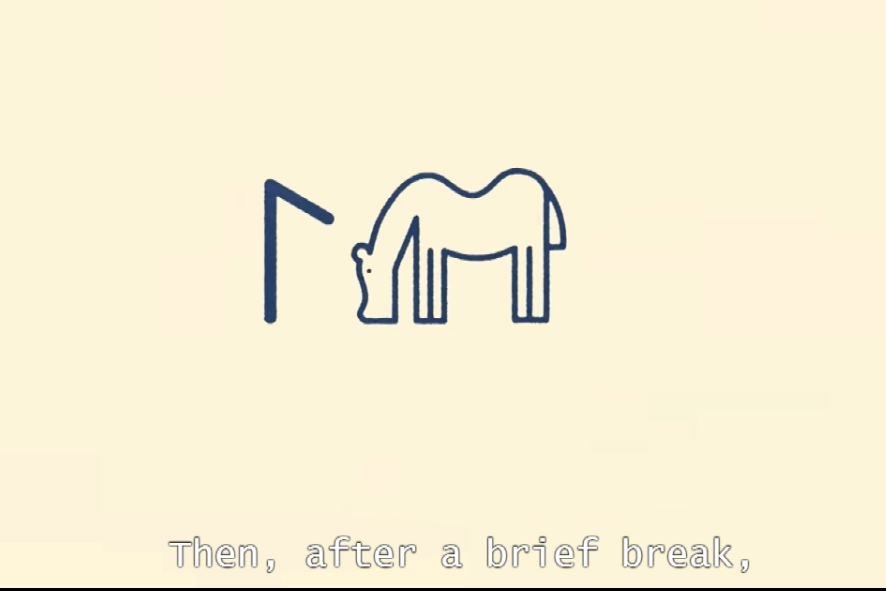
#> input picture image.png, 886 x 591 px, given in place of Project Video.mp4, which was not available
$ python finally_apply_on_video_2.py
#> lines starting #> are read from the running program, lines starting #| are printed output that depends on the picture; after the words box and inside, x2 and y2 are one past the last pixel; in counts of white or black regions, pixels touching at a corner belong together; pictures that were not available may be replaced by others from this repository, and a replacement may not be noted
import cv2
import numpy as np
import scipy.ndimage as nd
import matplotlib.pyplot as plt

x_start_seg_part, y_start_seg_part, x_end_seg, y_end_seg =[2,600,2000,750]

def click_event(event, x, y, flags, param):
    if event == cv2.EVENT_LBUTTONDOWN:
        print("Position (x, y):", x, y)
        return(x,y)

def preprocess_frame(frame):
    thresh = cv2.adaptiveThreshold(frame, 255, cv2.ADAPTIVE_THRESH_MEAN_C,
                                    cv2.THRESH_BINARY,7, 2)
    kernel_opening = np.ones((5, 5), np.uint8)
    kernel_closing = np.ones((2, 2), np.uint8)

    opening = cv2.morphologyEx(thresh, cv2.MORPH_OPEN, kernel_opening, iterations=1)
    closing = cv2.morphologyEx(opening, cv2.MORPH_CLOSE, kernel_closing, iterations=2)

    return closing

def detect_(frame):
    # Convert frame to grayscale
    gray = cv2.cvtColor(frame, cv2.COLOR_BGR2GRAY)

    # Opening_Closing seperation
    closing=preprocess_frame(gray)
    edges = closing - gray

    edges = np.where(edges >= 50, 255, 0).astype(np.uint8)

    # Set the red channel to 255 where edges are detected (making white pixels red)
    edges[:, 0] = np.where(edges == 255, 255, 0)

    # Set the green channel to 255 where edges are detected (making white pixels green)
    edges[:, :, 1] = np.where(edges == 255, 255, 0)

    # Set the blue channel to 0 (no blue component)
    edges[:, :, 2] = 0

    # #----------------------------------------------------------------------------------
    # Create an empty RGBA frame with the same dimensions
    rgba_frame = np.zeros((frame.shape[0], frame.shape[1], 4), dtype=np.uint8)

    # Copy the RGB channels to the RGBA frame
    rgba_frame[:, :, :3] = frame

    # Set the alpha channel to fully opaque (255) for all pixels
    rgba_frame[:, :, 3] = 255
    #----------------------------------------------------------------------------------

    contours, _ = cv2.findContours(closing, cv2.RETR_TREE, cv2.CHAIN_APPROX_SIMPLE)
    coordinates= []

    # Get coordinates
    for contour in contours:
        # Get bounding box for each contour
        x, y, w, h = cv2.boundingRect(contour)

        # Check if the bounding box is within the specified region
        if x >= x_start_seg_part and y >= y_start_seg_part and (x + w) <= x_end_seg and (y + h) <= y_end_seg:
            coordinates.append([x, y, w, h])

            # Draw a rectangle around the object
            # cv2.rectangle(rgba_frame + rgba_image, (x, y), (x + w, y + h), (0, 150, 0), 4)
            cv2.rectangle(edges, (x, y), (x + w, y + h), (0, 150, 0), 4)

    # return rgba_frame + rgba_image, coordinates
    return rgba_image, coordinates


#-------------------------------------------
#-------------------Main--------------------
cap = cv2.VideoCapture('Project Video.mp4')
while True:
    ret, frame = cap.read()
#> frame is the input picture: shape (591, 886, 3); mean B, G, R 213.6, 239.5, 247.2
    if not ret:
        break


    detected_image , cordinates=detect_(frame)
#> in detect_, `gray = cv2.cvtColor(frame, cv2.COLOR_BGR2GRAY)`:
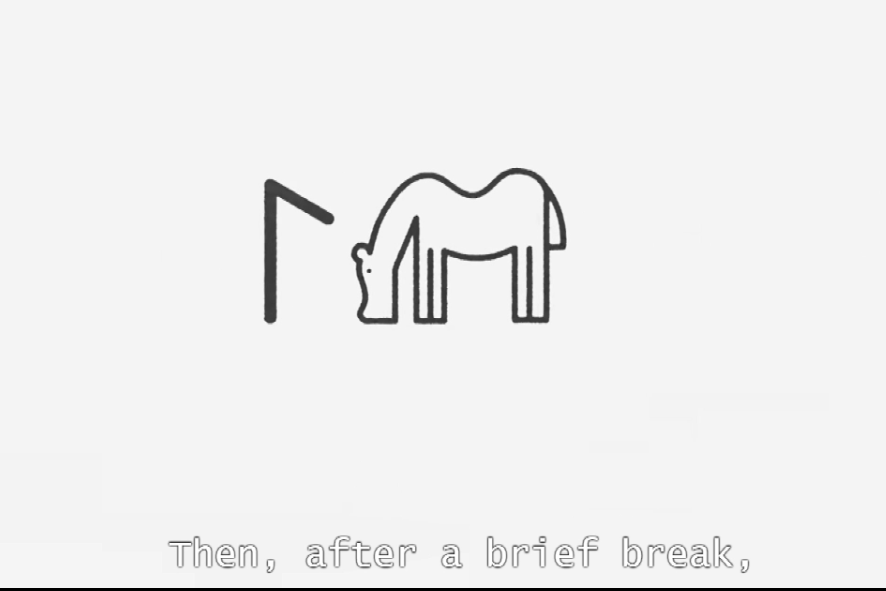
#> gray: shape (591, 886); min 0, max 255, mean 238.7
#> in preprocess_frame, `thresh = cv2.adaptiveThreshold(frame, 255, cv2.ADAPTIVE_THRESH_MEAN_C,..`:
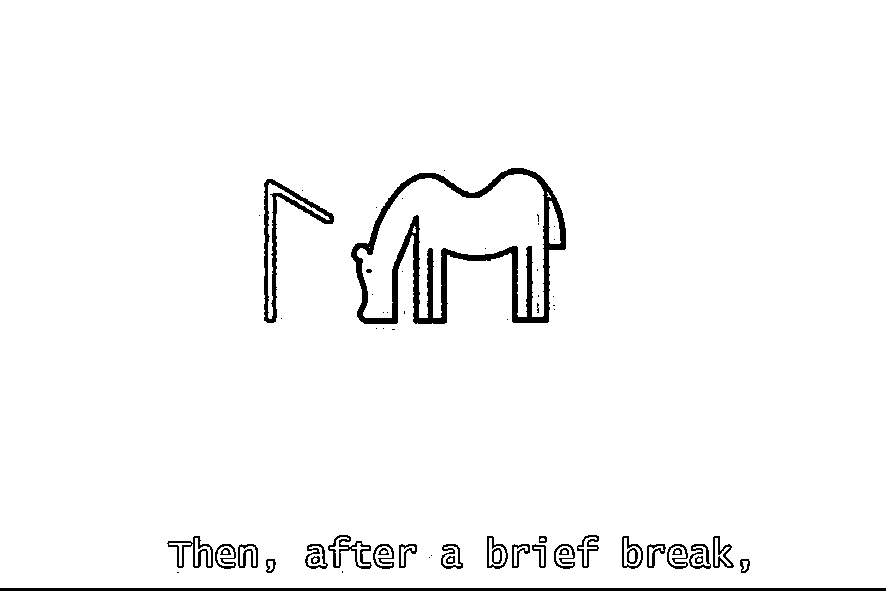
#> thresh: shape (591, 886); 97% white; 64 black regions (30 under 20 px), largest, box (x1, y1, x2, y2) and area: (351, 168, 566, 324) 6795, (0, 588, 886, 591) 2658, (264, 179, 334, 323) 1700
#> in preprocess_frame, `opening = cv2.morphologyEx(thresh, cv2.MORPH_OPEN, kernel_opening, ite..`:
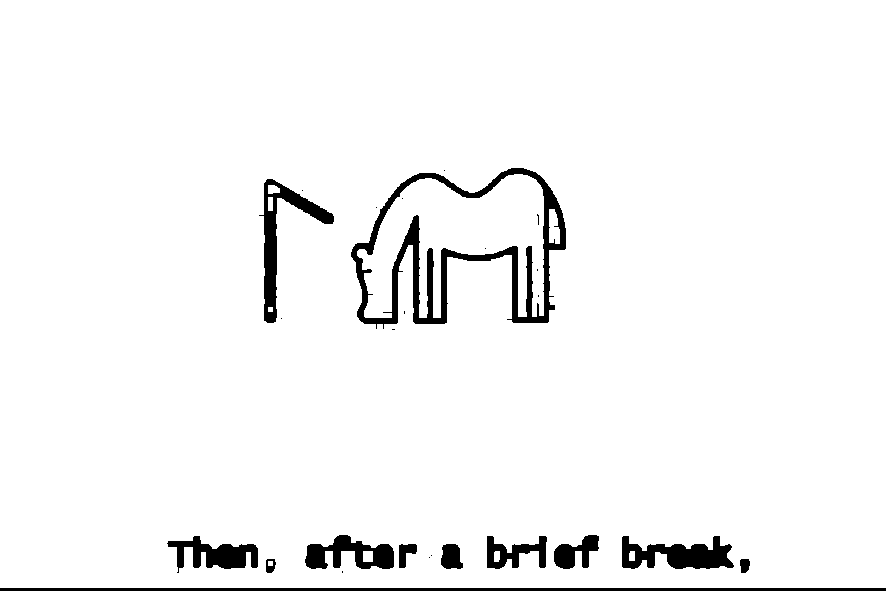
#> opening: shape (591, 886); 96.1% white; 26 black regions (14 under 20 px), largest, box (x1, y1, x2, y2) and area: (351, 168, 566, 329) 7169, (0, 588, 886, 591) 2658, (259, 179, 334, 323) 2377
#> in preprocess_frame, `closing = cv2.morphologyEx(opening, cv2.MORPH_CLOSE, kernel_closing, i..`:
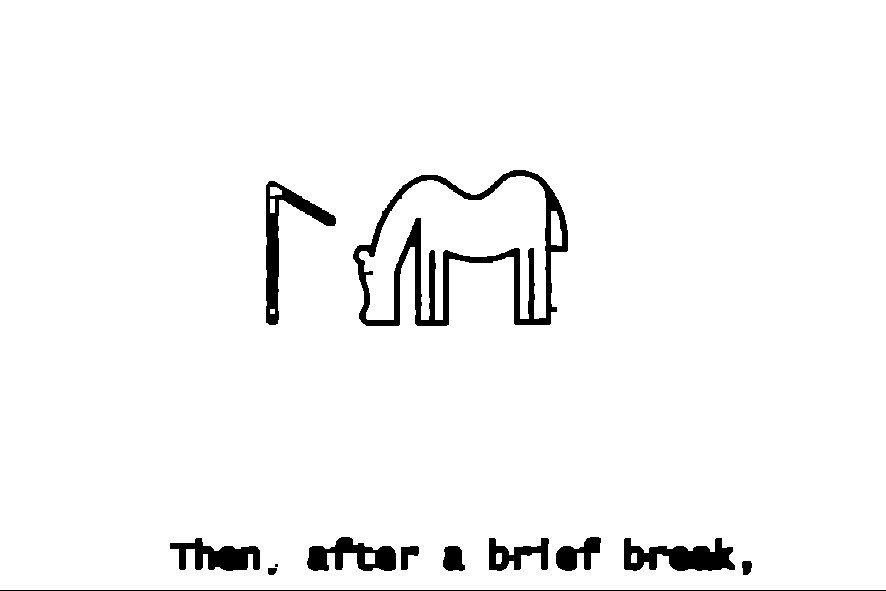
#> closing: shape (591, 886); 96.4% white; 13 black regions (1 under 20 px), largest, box (x1, y1, x2, y2) and area: (353, 170, 568, 326) 7073, (266, 181, 336, 325) 2370, (624, 538, 735, 571) 2232
#> in detect_, `edges = closing - gray`:
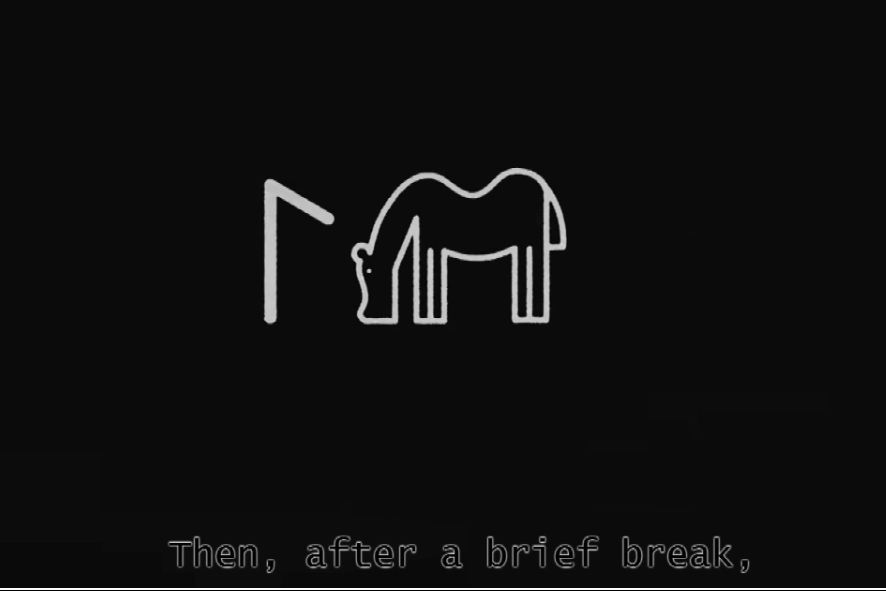
#> edges: shape (591, 886); min 0, max 255, mean 15.9
#> in detect_, `edges = np.where(edges >= 50, 255, 0).astype(np.uint8)`:
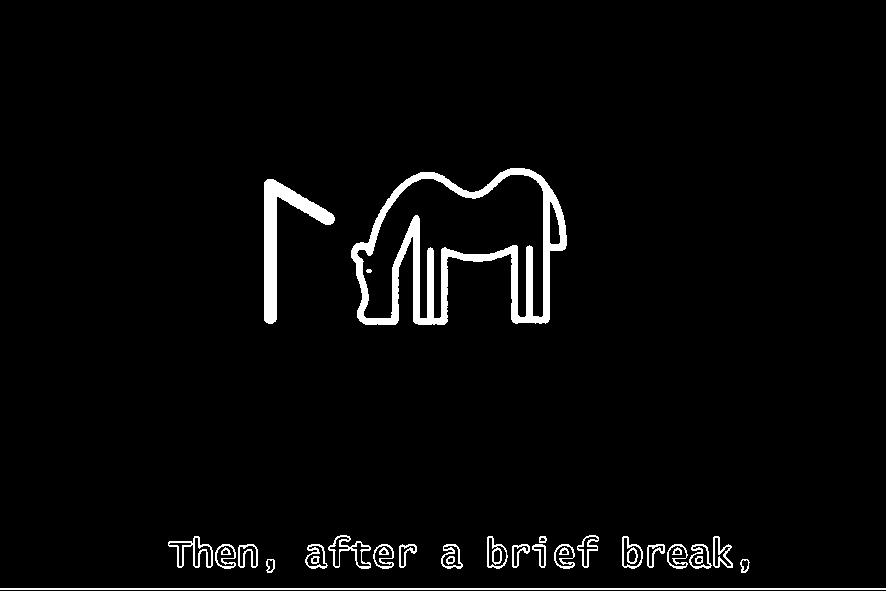
#> edges: shape (591, 886); 3.3% white; 33 white regions, largest, box (x1, y1, x2, y2) and area: (351, 168, 567, 325) 8198, (264, 179, 335, 324) 2703, (0, 588, 886, 590) 1772
#> (the run stopped early here; a loop or call above may not have finished)
